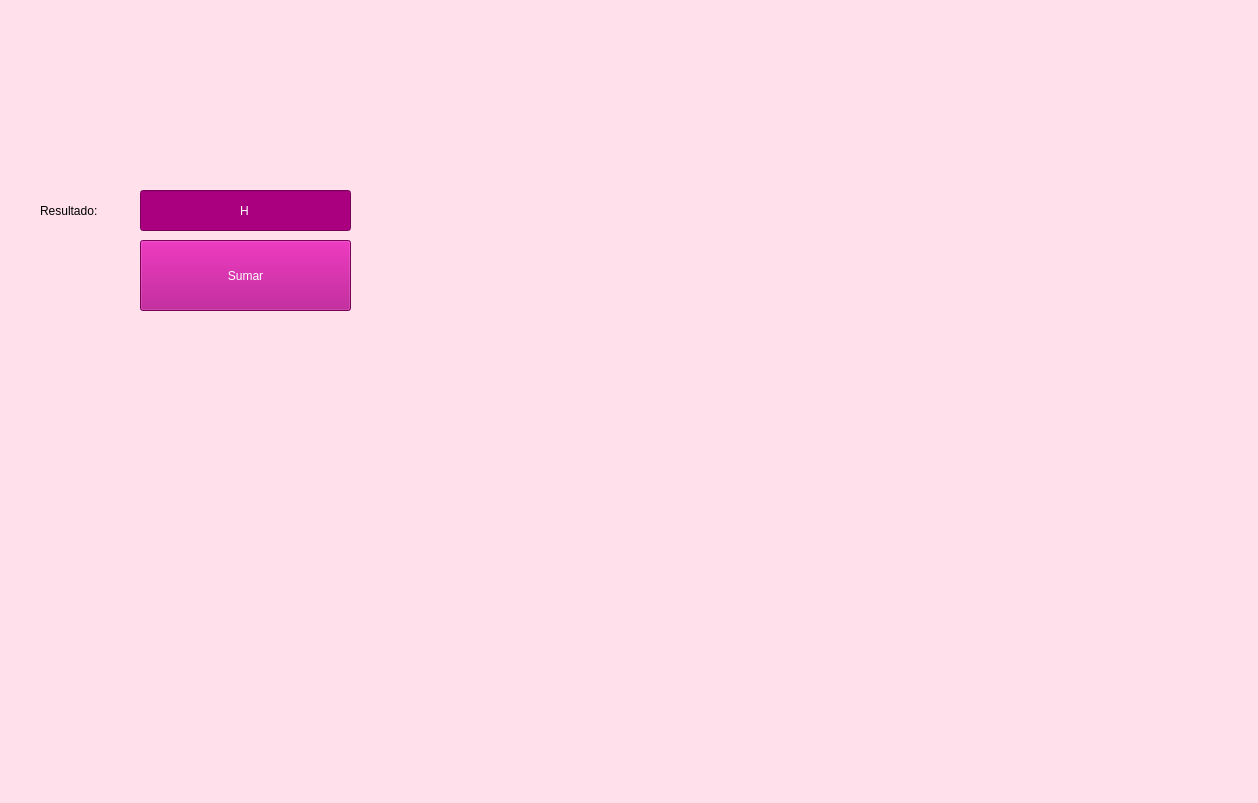
<?xml version="1.0" encoding="UTF-8"?>
<ui version="4.0">
 <class>MainWindow</class>
 <widget class="QMainWindow" name="MainWindow">
  <property name="geometry">
   <rect>
    <x>0</x>
    <y>0</y>
    <width>1258</width>
    <height>803</height>
   </rect>
  </property>
  <property name="windowTitle">
   <string>MainWindow</string>
  </property>
  <property name="styleSheet">
   <string notr="true">background-color: rgb(255, 224, 235);</string>
  </property>
  <widget class="QWidget" name="centralwidget">
   <widget class="QPushButton" name="btnMandarSumar">
    <property name="geometry">
     <rect>
      <x>140</x>
      <y>240</y>
      <width>211</width>
      <height>71</height>
     </rect>
    </property>
    <property name="styleSheet">
     <string notr="true">background-color: rgb(170, 0, 127);
color: rgb(255, 255, 255);</string>
    </property>
    <property name="text">
     <string>Sumar</string>
    </property>
   </widget>
   <widget class="QLineEdit" name="txtResultado">
    <property name="geometry">
     <rect>
      <x>140</x>
      <y>190</y>
      <width>211</width>
      <height>41</height>
     </rect>
    </property>
    <property name="styleSheet">
     <string notr="true">background-color: rgb(170, 0, 127);
color: rgb(255, 255, 255);</string>
    </property>
    <property name="text">
     <string>H</string>
    </property>
    <property name="alignment">
     <set>Qt::AlignCenter</set>
    </property>
   </widget>
   <widget class="QLabel" name="label">
    <property name="geometry">
     <rect>
      <x>1030</x>
      <y>20</y>
      <width>201</width>
      <height>121</height>
     </rect>
    </property>
    <property name="text">
     <string/>
    </property>
    <property name="pixmap">
     <pixmap resource="../../Imagenes/resources.qrc">:/Logos/LogoFIT.jpg</pixmap>
    </property>
    <property name="scaledContents">
     <bool>true</bool>
    </property>
   </widget>
   <widget class="QLabel" name="label_2">
    <property name="geometry">
     <rect>
      <x>20</x>
      <y>20</y>
      <width>201</width>
      <height>121</height>
     </rect>
    </property>
    <property name="text">
     <string/>
    </property>
    <property name="pixmap">
     <pixmap resource="../../Imagenes/resources.qrc">:/Logos/LogoUAT.png</pixmap>
    </property>
    <property name="scaledContents">
     <bool>true</bool>
    </property>
   </widget>
   <widget class="QLabel" name="label_3">
    <property name="geometry">
     <rect>
      <x>1030</x>
      <y>640</y>
      <width>201</width>
      <height>121</height>
     </rect>
    </property>
    <property name="text">
     <string/>
    </property>
    <property name="pixmap">
     <pixmap resource="../../Imagenes/resources.qrc">:/Logos/RhineLab.jpg</pixmap>
    </property>
    <property name="scaledContents">
     <bool>true</bool>
    </property>
   </widget>
   <widget class="QLabel" name="label_4">
    <property name="geometry">
     <rect>
      <x>40</x>
      <y>200</y>
      <width>71</width>
      <height>21</height>
     </rect>
    </property>
    <property name="text">
     <string>Resultado:</string>
    </property>
   </widget>
  </widget>
  <widget class="QMenuBar" name="menubar">
   <property name="geometry">
    <rect>
     <x>0</x>
     <y>0</y>
     <width>1258</width>
     <height>26</height>
    </rect>
   </property>
  </widget>
  <widget class="QStatusBar" name="statusbar"/>
 </widget>
 <resources>
  <include location="../../Imagenes/resources.qrc"/>
 </resources>
 <connections/>
</ui>
